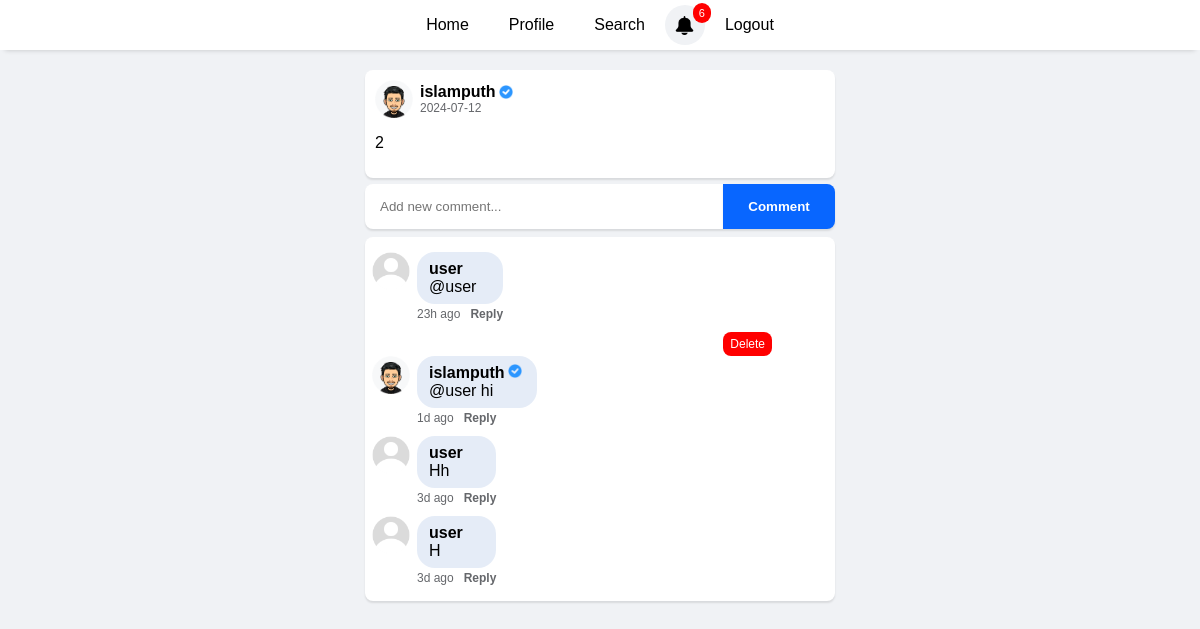
Page /postview.php?id=85 (signed in) on the committed database.
### tables this page shows
CREATE TABLE `posts` (
  `id` int(11) NOT NULL,
  `user_id` int(11) DEFAULT NULL,
  `content` text DEFAULT NULL,
  `created_at` timestamp NOT NULL DEFAULT current_timestamp(),
  `name` varchar(100) NOT NULL,
  `image` varchar(255) NOT NULL
);

CREATE TABLE `users` (
  `id` int(5) NOT NULL,
  `username` varchar(50) NOT NULL,
  `password` varchar(50) NOT NULL,
  `email` varchar(50) NOT NULL,
  `pdp` enum('default','sara','dalia','islam','mohamed') DEFAULT 'default',
  `verified` varchar(8) NOT NULL
);

CREATE TABLE `comments` (
  `id` int(11) NOT NULL,
  `post_id` int(11) NOT NULL,
  `user_id` int(11) NOT NULL,
  `comment` text NOT NULL,
  `created_at` datetime DEFAULT current_timestamp()
);

### postview.php (the view, shortened to what this page needs)
<!DOCTYPE html>
<html lang="en">
<head>
</head>
<body>
<?php
    require("header.php");
    require("connection.php");
    $id = isset($_GET['id']) ? $_GET['id'] : null;
    $show = $db->prepare("SELECT posts.id as post_id, posts.content, users.username ,users.id,users.pdp,users.verified,DATE(posts.created_at) as post_date,image
                         FROM posts
                         INNER JOIN users ON posts.user_id = users.id
                         WHERE posts.id = :id");
    $show->execute(array("id"=> $id));
    $data = $show->fetch();
    ?>
    <div class="container">
        <div class='post'>
          <div class="username">
            <?php
if ($data['pdp'] === 'default') {
    echo '<img src="uploads/default.png" alt="default Image">';
    } else {
    echo "<img src='uploads/{$data['pdp']}.png' alt='{$data['pdp']} Image'>";
    }
        ?>
                <div class="userdiv">
                <div class="usertop">
                    <b><?php echo htmlspecialchars($data["username"]); ?></b>
                    <?php
                 if ($data['verified']) {
                     echo "<img src='icons/verified.png' class='verified'>";
                    } ?>
</div>
<span><?=$data['post_date'] ?></span>
</div>
</div>
            <p><?php echo htmlspecialchars($data["content"]); ?></p>
    </div>
    <div class="comment">
        <form action="comment.php" method="post">
            <input type="text" name="comment" placeholder="Add new comment..." required id="input">
           <input type="submit" value="Comment">
        </form>
 </div>
        <div class="comments">
            <?php
            $showComments = $db->prepare('
                SELECT
                    comments.id as comment_id,
                    comments.created_at as created_at,
                    comments.comment,
                    pdp,
                    verified,
                    users.username,
                    TIMESTAMPDIFF(SECOND, comments.created_at, NOW()) AS seconds_ago,
                    CASE
                        WHEN TIMESTAMPDIFF(SECOND, comments.created_at, NOW()) < 60 THEN CONCAT(TIMESTAMPDIFF(SECOND, comments.created_at, NOW()), \'s ago\')
                        WHEN TIMESTAMPDIFF(MINUTE, comments.created_at, NOW()) < 60 THEN CONCAT(TIMESTAMPDIFF(MINUTE, comments.created_at, NOW()), \'m ago\')
                        WHEN TIMESTAMPDIFF(HOUR, comments.created_at, NOW()) < 24 THEN CONCAT(TIMESTAMPDIFF(HOUR, comments.created_at, NOW()), \'h ago\')
                        ELSE CONCAT(TIMESTAMPDIFF(DAY, comments.created_at, NOW()), \'d ago\')
                    END AS time_ago
                FROM
                    comments
                INNER JOIN
                    users ON comments.user_id = users.id
                WHERE
                    comments.post_id = :post_id
                ORDER BY
                    comments.created_at DESC
            ');
            $showComments->execute(array('post_id' => $id));
            if ($showComments->rowCount() > 0) {
                while ($comment = $showComments->fetch(PDO::FETCH_ASSOC)) {
                    echo "<div class='commentContainer'>";
                    if($comment['username'] === $_SESSION['username']){
                        echo'<div class="deletebtn">';
echo "<div  onclick=\"window.location.href='delete/deletecomment.php?id=" . $comment['comment_id'] . "&post_id=" . $data['post_id'] . "'\">Delete</div>";
echo"</div>";
                    }
                    echo "<div class='commentDiv'>";
                    echo "<img src='uploads/{$comment['pdp']}.png' alt='{$comment['pdp']} Image'>";
                    echo" <div class='commentContent'>";
                    echo "<div class='commentinfo'> ";
                    echo "<div class='commentTop'> ";
                    echo "<b id='user'>" . htmlspecialchars($comment['username']) . "</b>";
                    if ($comment['verified']) {
                        echo "<img src='icons/verified.png' class='verified'>";
                    }
                    echo "</div>";
                    echo htmlspecialchars($comment['comment']) . "<br>";
                    echo "</div>";
                    echo "<span class='date'>" . htmlspecialchars($comment['time_ago']) . "</span>";
                    echo "<span class='reply'  onclick=\"mention('" . htmlspecialchars($comment['username']) . "')\">Reply</span>";
                    echo "</div>";
                    echo "</div>";
                    echo "</div>";
                }
            } else {
                echo "No comments found for this post.";
            }
            ?>
        </div>
</div>
</body>
</html>

### header.php (style rules this page uses)
* { font-family: sans-serif; }
body { background-color: #f0f2f5; margin: 0; padding: 0; position: relative; }

### postview.php (style rules this page uses)
* { box-sizing: border-box; }
body { display: flex; flex-direction: column; align-items: center; }
.container { margin-top: 70px; width: 100%; display: flex; flex-direction: column; align-items: center; padding: 0 15px; }
.post { width: 100%; max-width: 470px; padding: 10px; background-color: #fff; border-radius: 8px; box-shadow: 0px 2px 2px rgba(0, 0, 0, 0.1); }
.username img { width: 38px; margin-right: 7px; height: 38px; }
.comment { display: flex; flex-direction: column; width: 100%; max-width:470px ; margin-top: 6px; }
.comment form input { width: 100%; flex: 4; margin-bottom: 20px; height: 45px; border-radius: 8px 0 0 8px; border: none; padding: 0 15px; outline: none; background-color: #fff; box-shadow: 0px 2px 2px rgba(0, 0, 0, 0.1); }
form { height: 53px; display: flex; }
.comment form input[type=submit] { background-color: #0866ff; color: #fff; font-weight: bold; border-radius: 0px 8px 8px 0; margin-bottom: 5px; flex: 1; cursor: pointer; }
.comments { width: 100%; max-width: 470px; padding: 10px 7px; border-radius: 8px; background-color: #fff; box-shadow: 0px 2px 2px rgba(0, 0, 0, 0.1); }
.commentContainer { display: flex; width: 100%; max-width: 450px; flex-direction: column; padding: 5px 0; border-radius: 8px; }
.commentinfo { display: flex; flex-direction: column; background-color:#f6f6f6; background-color: #e5ecf7; padding: 8px 12px; border-radius: 18px; }
.commentContainer img { width: 38px; margin-right: 7px; height: 38px; }
img.verified { margin:0 3px; height: 14px; width: 14px; user-select: none; -webkit-user-drag: none; }
.commentDiv { display: flex; }
.date { color: rgb(101, 103, 107); font-size: 12px; }
.reply { color: #65676b; font-size: 12px; margin-left: 10px; cursor: pointer; font-weight: bold; }
.deletebtn { width:100%; max-width: 400px; }
.deletebtn div { background-color: red; color: white; float: right; height: fit-content; padding: 5px 7px; cursor: pointer; font-size: 12px; border-radius: 8px; margin-right: 0; margin-left: auto; }
.username { display: flex; align-items: center; }
.usertop { display: flex; align-items: center; }
.usertop .verified { margin:0 3px; height: 14px; width: 14px; user-select: none; -webkit-user-drag: none; }
.userdiv span { font-size: 12px; color: rgb(101, 103, 107); }
.userdiv { display: flex; flex-direction: column; }

### rows in the picture
posts: user.pdp (picture), user.username "islamputh", content "2"
comments: user.pdp (placeholder picture), user.username "user", comment "@user", time_ago "23h ago"
comments: user.pdp (picture), user.username "islamputh", comment "@user hi", time_ago "1d ago"
comments: user.pdp (placeholder picture), user.username "user", comment "Hh", time_ago "3d ago"
comments: user.pdp (placeholder picture), user.username "user", comment "H", time_ago "3d ago"

### other values in the picture
$totalNotifications "6"
$data['post_date'] "2024-07-12"
